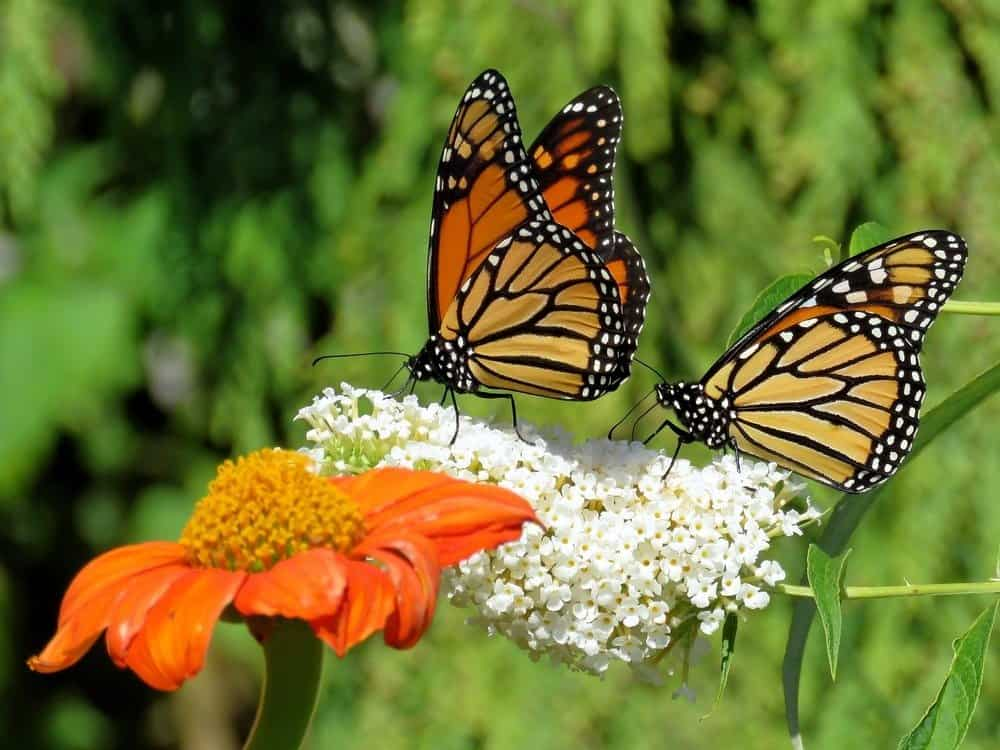
%> input picture Image Translation/rectangle.jpg, 1000 x 750 px
$ octave p5_1_7.m   (GNU Octave 9; MATLAB toolbox functions it lacks are replaced by stand-ins)
%> lines starting %> are read from the running program, lines starting %| are printed output that depends on the picture
A = imread('rectangle.jpg');
%> A is the input picture: size 750x1000x3 uint8; mean R, G, B 109.6, 114.4, 50.5
X_double = double(A);
[m, n, c] = size(A);
%> m = 750; n = 1000; c = 3
I = eye(m);
spy(I)

T = I(:,m:-1:1); %% loop backwards through identity matrix and make T matrix
spy(T)

X_double(:,:,1) = T * X_double(:,:,1); %% Modify the image matrix to have the shifted pixels
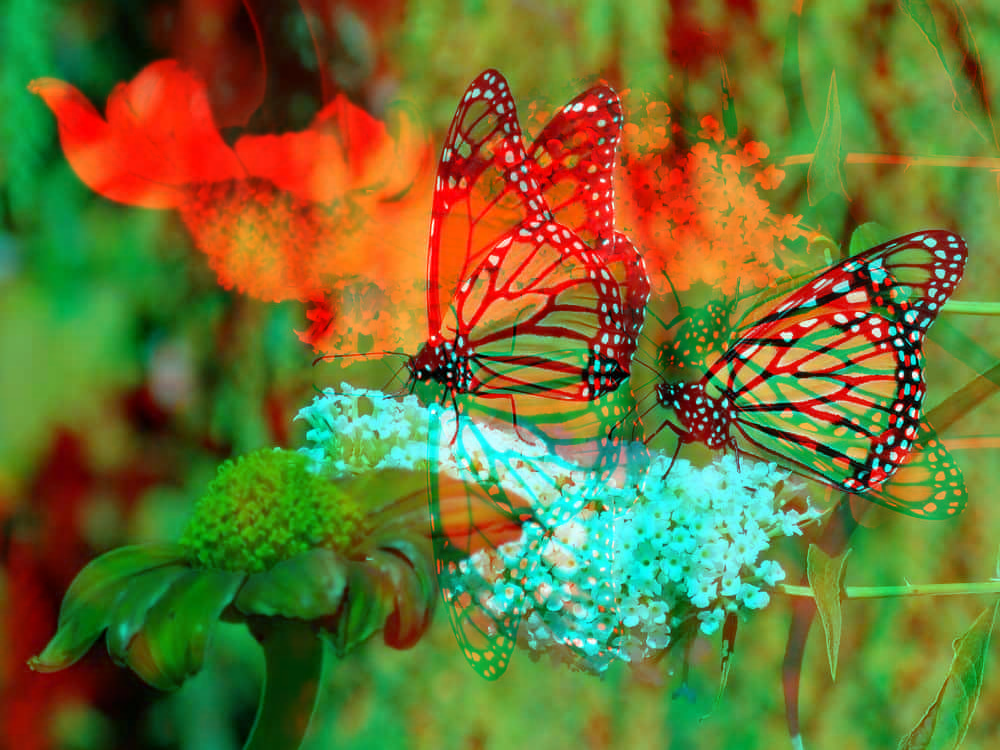
%> X_double: size 750x1000x3 double; mean R, G, B 109.6, 114.4, 50.5; mean of the top-left, top-right, bottom-left and bottom-right quarters 85.6, 97, 69.7, 113.9
X_double(:,:,2) = T * X_double(:,:,2);
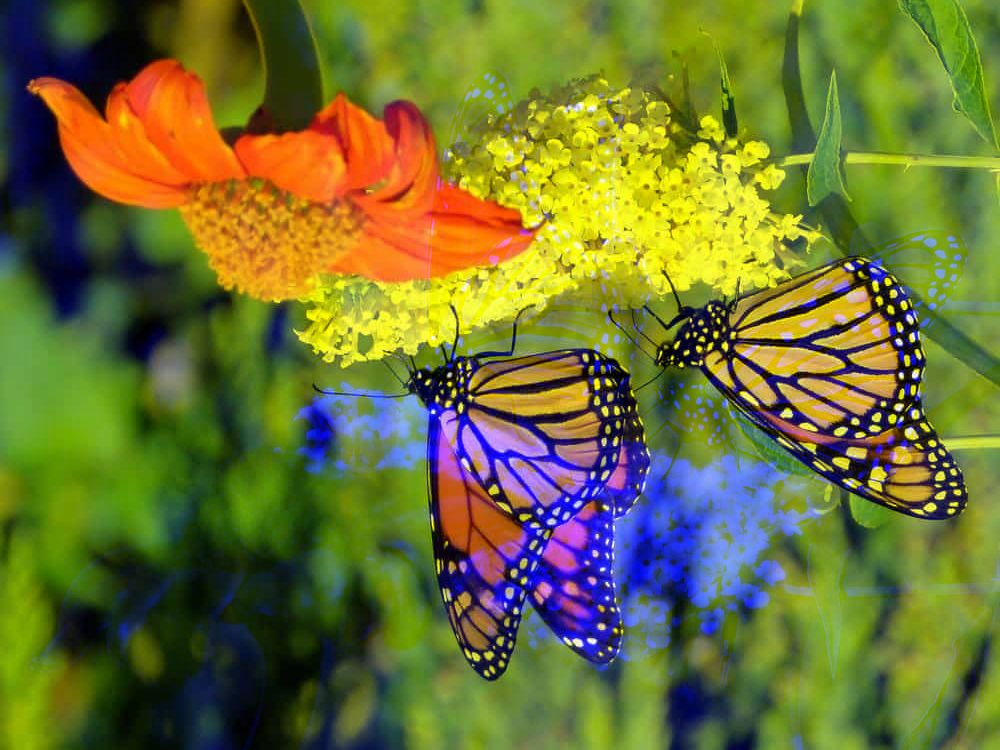
%> X_double: size 750x1000x3 double; mean R, G, B 109.6, 114.4, 50.5; mean of the top-left, top-right, bottom-left and bottom-right quarters 89.5, 111.8, 65.7, 99.1
X_double(:,:,3) = T * X_double(:,:,3);
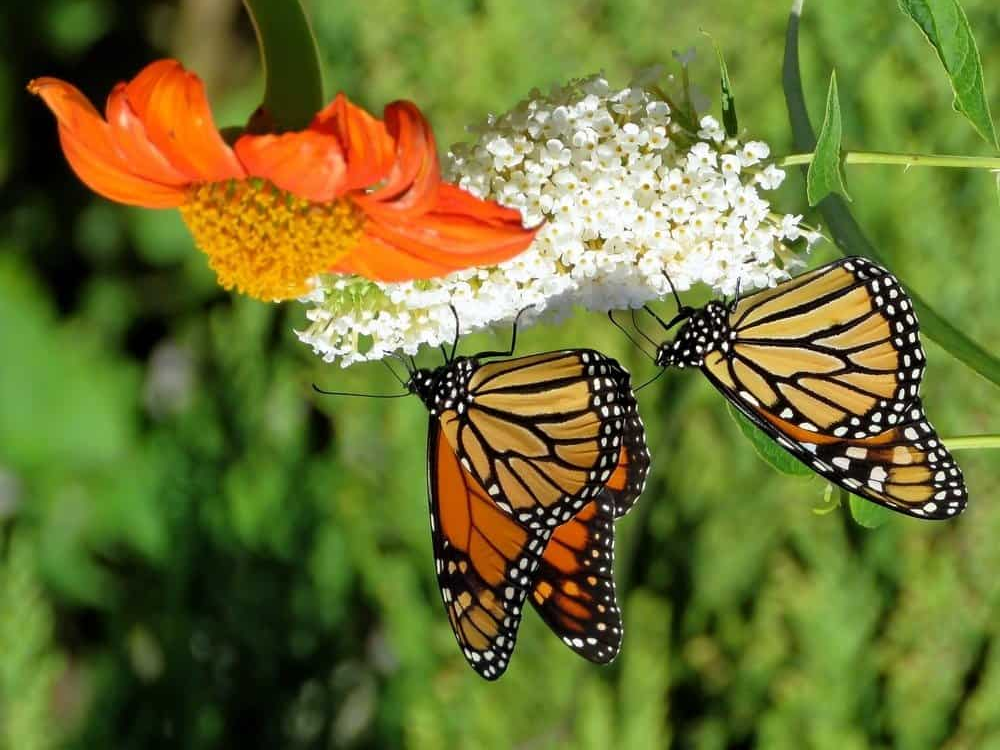
%> X_double: size 750x1000x3 double; mean R, G, B 109.6, 114.4, 50.5; mean of the top-left, top-right, bottom-left and bottom-right quarters 91.7, 127.4, 63.5, 83.5

imagesc(uint8(X_double))
imwrite(uint8(X_double), 'flipRectangle.jpg')

$ run again, with Image Translation/square.jpg copied over Image Translation/rectangle.jpg
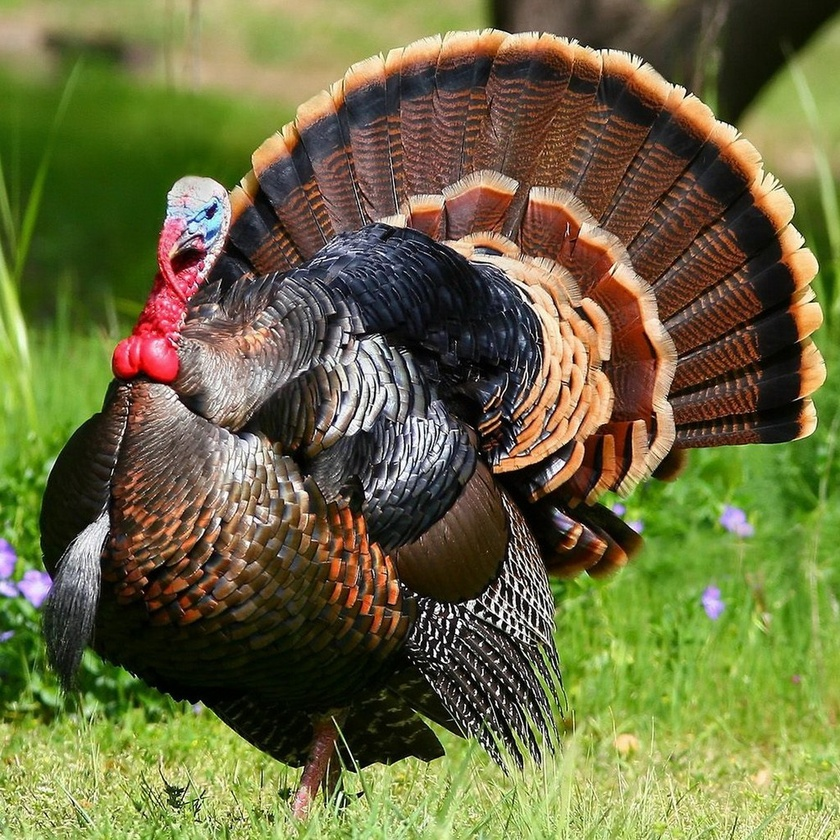
%> input picture Image Translation/square.jpg, 840 x 840 px, shrunk from 1024 x 1024 before the run
%> A is the input picture: size 840x840x3 uint8; mean R, G, B 108.4, 107.3, 64
%> `X_double(:,:,2) = T * X_double(:,:,2);`:
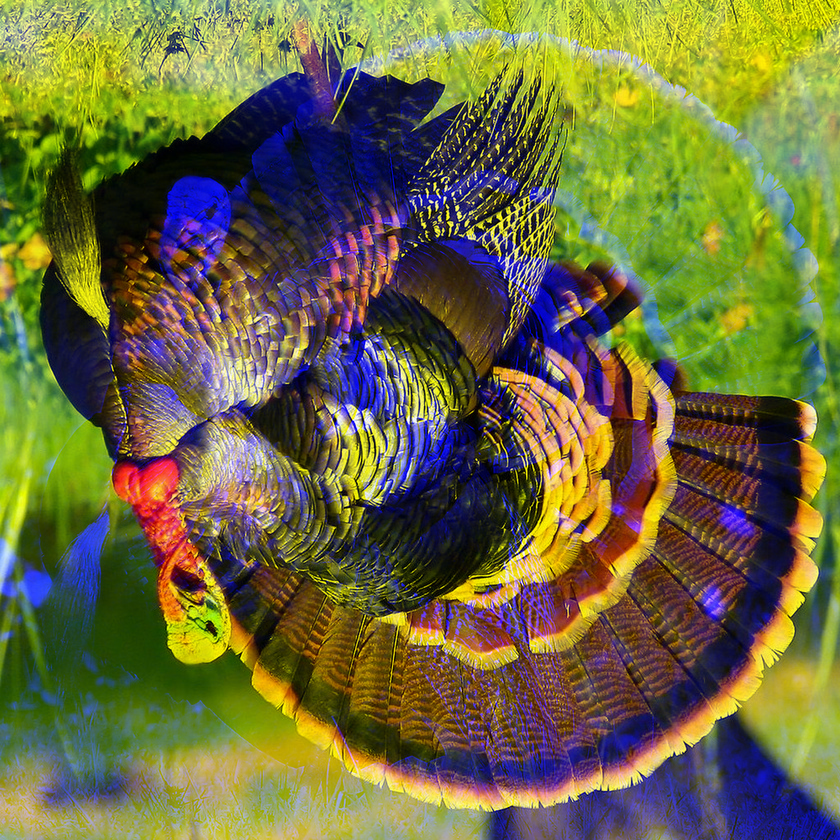
%> X_double: size 840x840x3 double; mean R, G, B 108.4, 107.3, 64; mean of the top-left, top-right, bottom-left and bottom-right quarters 86.3, 106.7, 93.2, 86.7
%> `X_double(:,:,3) = T * X_double(:,:,3);`:
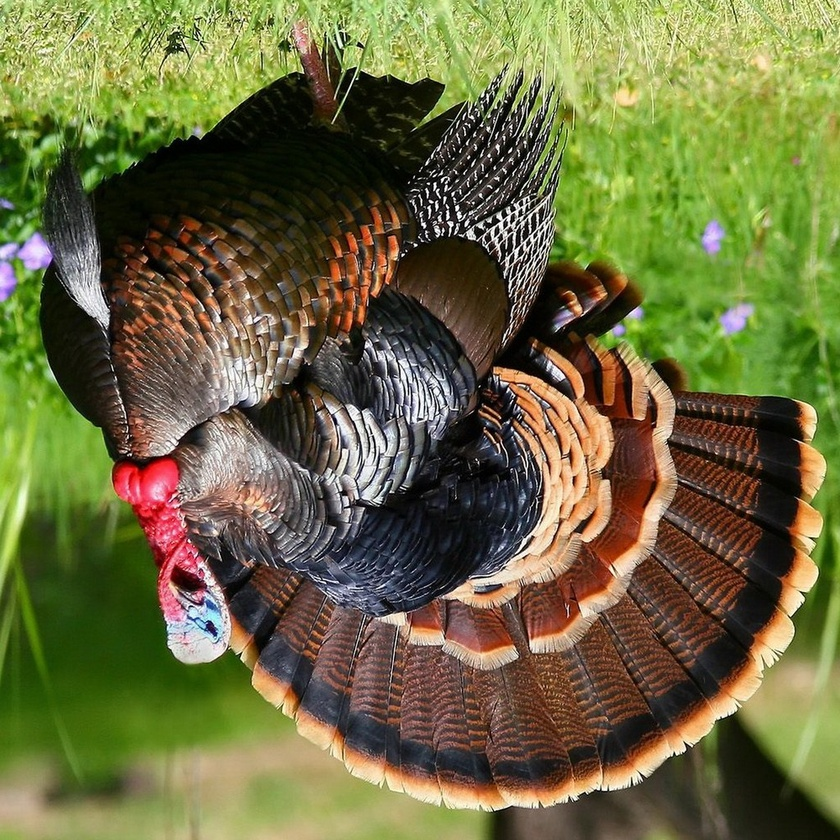
%> X_double: size 840x840x3 double; mean R, G, B 108.4, 107.3, 64; mean of the top-left, top-right, bottom-left and bottom-right quarters 81.2, 109.7, 98.3, 83.8
